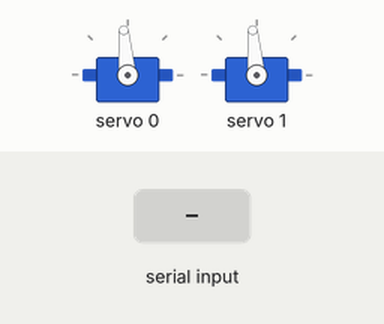
Simulated run of this sketch. Board: Arduino Uno, built with avr-gcc and run on an emulated ATmega328P. On the bench: 2 × servo. Inputs (shaded band) come from the test bench. What the sketch prints to the serial monitor is not drawn.

Above: at 1.2 s.
1.3 s: "u" received over Serial
Timing chart, 0 to 4.3 s (numbered marks = the images above; inputs shaded):
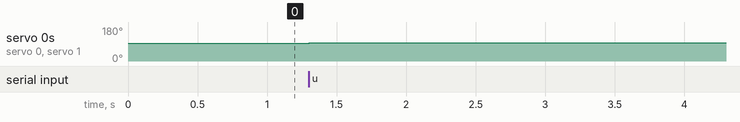

Measured:
- after the input at 1.3 s, servo 0, servo 1: 95° → 96° at once

The sketch:

doggo.ino
```cpp
#include <Wire.h>
#include <Adafruit_PWMServoDriver.h>

// Create the PCA9685 PWM driver object
Adafruit_PWMServoDriver pwm = Adafruit_PWMServoDriver();

#define SERVOMIN  150 // Minimum pulse length count (out of 4096)
#define SERVOMAX  600 // Maximum pulse length count (out of 4096)

int angle0 = 90; // Initial angle for servo on channel 0
int angle1 = 90; // Initial angle for servo on channel 1

void setup() {
  Serial.begin(9600);
  Serial.println("Robot Doggo Control using PCA9685");

  // Initialize the PCA9685
  pwm.begin();
  pwm.setPWMFreq(60);  // Analog servos run at ~60 Hz

  delay(10);

  // Move servos to initial positions
  setServoPulse(0, angle0);
  setServoPulse(1, angle1);
}

void loop() {
  if (Serial.available() > 0) {
    char command = Serial.read();
    if (command == 'u') {
      angle0 = constrain(angle0 + 1, 0, 180);
      angle1 = constrain(angle1 + 1, 0, 180);
    } else if (command == 'd') {
      angle0 = constrain(angle0 - 1, 0, 180);
      angle1 = constrain(angle1 - 1, 0, 180);
    }

    // Update servo positions
    setServoPulse(0, angle0);
    setServoPulse(1, angle1);

    // Print the current angles to the Serial Monitor
    Serial.print("Servo 0 angle: ");
    Serial.print(angle0);
    Serial.print(", Servo 1 angle: ");
    Serial.println(angle1);
  }
}

// Function to set the pulse width for a servo
void setServoPulse(uint8_t n, int angle) {
  int pulse = map(angle, 0, 180, SERVOMIN, SERVOMAX);
  pwm.setPWM(n, 0, pulse);
}
```
